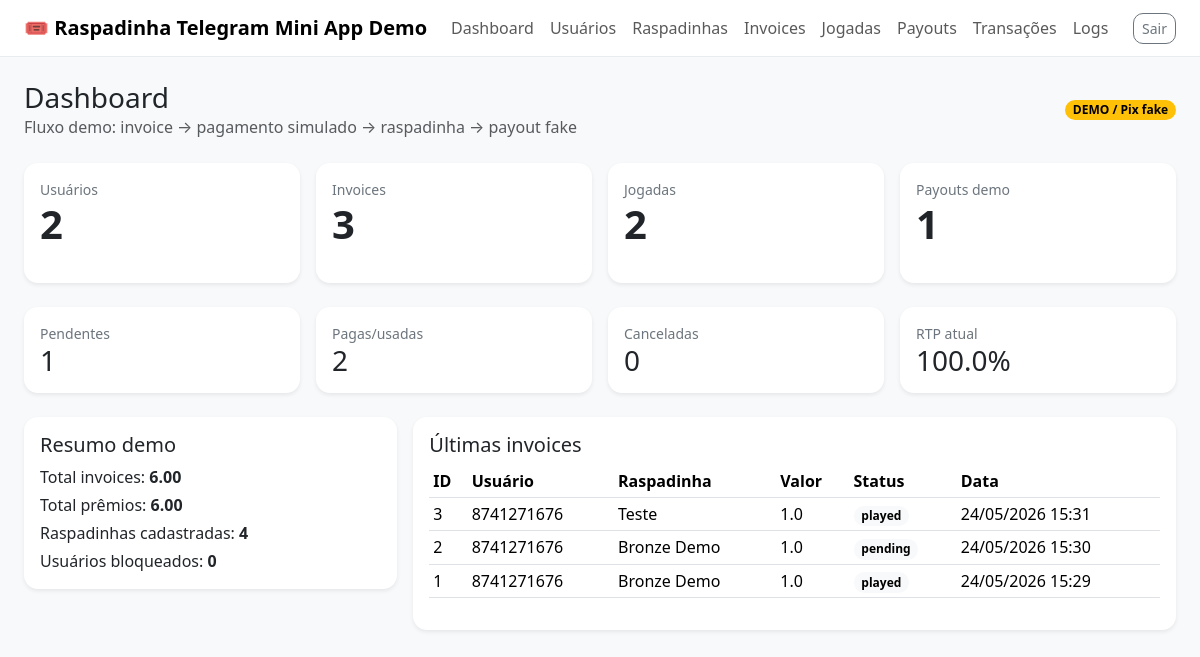
Screenshot of /admin/dashboard (signed in) with the database file from the repository.
### backend/app/models.py (models this page shows)
class Invoice(Base):
    __tablename__ = "invoices"
    id = Column(Integer, primary_key=True, index=True)
    user_id = Column(Integer, ForeignKey("users.id"), nullable=False)
    scratch_card_id = Column(Integer, ForeignKey("scratch_cards.id"), nullable=False)
    amount = Column(Float, nullable=False)
    status = Column(String(50), default="pending")
    pix_code = Column(Text, nullable=True)
    player_pix_key = Column(String(255), nullable=True)
    pix_confirmed_at = Column(DateTime, nullable=True)
    paid_at = Column(DateTime, nullable=True)
    canceled_at = Column(DateTime, nullable=True)
    created_at = Column(DateTime, default=datetime.utcnow)
    user = relationship("User", back_populates="invoices")
    scratch_card = relationship("ScratchCard", back_populates="invoices")
    play = relationship("ScratchPlay", back_populates="invoice", uselist=False)

class User(Base):
    __tablename__ = "users"
    id = Column(Integer, primary_key=True, index=True)
    telegram_id = Column(Integer, unique=True, nullable=False, index=True)
    username = Column(String(255), nullable=True)
    first_name = Column(String(255), nullable=True)
    status = Column(String(50), default="active")
    created_at = Column(DateTime, default=datetime.utcnow)
    updated_at = Column(DateTime, default=datetime.utcnow)
    invoices = relationship("Invoice", back_populates="user")
    plays = relationship("ScratchPlay", back_populates="user")
    transactions = relationship("Transaction", back_populates="user")
    payouts = relationship("Payout", back_populates="user")

class ScratchCard(Base):
    __tablename__ = "scratch_cards"
    id = Column(Integer, primary_key=True, index=True)
    name = Column(String(255), nullable=False)
    description = Column(Text, nullable=True)
    price = Column(Float, nullable=False)
    max_prize = Column(Float, nullable=False)
    rtp = Column(Float, default=0.0)  # legado; agora o app calcula automaticamente
    match_count = Column(Integer, default=3)
    cover_image = Column(String(500), nullable=True)
    active = Column(Boolean, default=True)
    created_at = Column(DateTime, default=datetime.utcnow)
    prizes = relationship("ScratchPrize", back_populates="scratch_card", cascade="all, delete-orphan")
    plays = relationship("ScratchPlay", back_populates="scratch_card")
    invoices = relationship("Invoice", back_populates="scratch_card")

### backend/app/routers/admin.py (the view)
@router.get("/dashboard", response_class=HTMLResponse)
def dashboard(request: Request, db: Session = Depends(get_db)):
    redirect = redirect_if_not_admin(request)
    if redirect: return redirect
    users_count = db.query(User).count(); cards_count = db.query(ScratchCard).count(); plays_count = db.query(ScratchPlay).count()
    blocked_count = db.query(User).filter(User.status == "blocked").count(); invoices_count = db.query(Invoice).count()
    pending_invoices = db.query(Invoice).filter(Invoice.status == "pending").count()
    paid_invoices = db.query(Invoice).filter(Invoice.status.in_(["paid", "pix_confirmed", "played"])).count()
    canceled_invoices = db.query(Invoice).filter(Invoice.status == "canceled").count(); payouts_count = db.query(Payout).count()
    totals = db.query(func.coalesce(func.sum(Invoice.amount), 0), func.coalesce(func.sum(ScratchPlay.prize), 0)).first()
    total_invoice_amount = float(totals[0] or 0); total_prize = float(totals[1] or 0)
    rtp = round((total_prize / total_invoice_amount) * 100, 2) if total_invoice_amount > 0 else 0
    recent_invoices = db.query(Invoice).order_by(Invoice.created_at.desc()).limit(8).all()
    recent_plays = db.query(ScratchPlay).order_by(ScratchPlay.created_at.desc()).limit(8).all()
    return tpl(request, "admin/dashboard.html", locals())

### backend/app/templates/admin/dashboard.html
{% extends "admin/base.html" %}
{% block content %}
<div class="d-flex justify-content-between align-items-center mb-4">
    <div>
        <h1 class="h3 mb-0">Dashboard</h1>
        <p class="text-muted mb-0">Fluxo demo: invoice → pagamento simulado → raspadinha → payout fake</p>
    </div>
    <span class="badge text-bg-warning">DEMO / Pix fake</span>
</div>
<div class="row g-3 mb-4">
    <div class="col-md-3">
        <div class="card shadow-sm metric-card">
            <div class="card-body">
                <div class="small-muted">Usuários</div>
                <div class="display-6 fw-bold">{{ users_count }}</div>
            </div>
        </div>
    </div>
    <div class="col-md-3">
        <div class="card shadow-sm metric-card">
            <div class="card-body">
                <div class="small-muted">Invoices</div>
                <div class="display-6 fw-bold">{{ invoices_count }}</div>
            </div>
        </div>
    </div>
    <div class="col-md-3">
        <div class="card shadow-sm metric-card">
            <div class="card-body">
                <div class="small-muted">Jogadas</div>
                <div class="display-6 fw-bold">{{ plays_count }}</div>
            </div>
        </div>
    </div>
    <div class="col-md-3">
        <div class="card shadow-sm metric-card">
            <div class="card-body">
                <div class="small-muted">Payouts demo</div>
                <div class="display-6 fw-bold">{{ payouts_count }}</div>
            </div>
        </div>
    </div>
</div>
<div class="row g-3 mb-4">
    <div class="col-md-3">
        <div class="card shadow-sm">
            <div class="card-body">
                <div class="small-muted">Pendentes</div>
                <div class="h3 mb-0">{{ pending_invoices }}</div>
            </div>
        </div>
    </div>
    <div class="col-md-3">
        <div class="card shadow-sm">
            <div class="card-body">
                <div class="small-muted">Pagas/usadas</div>
                <div class="h3 mb-0">{{ paid_invoices }}</div>
            </div>
        </div>
    </div>
    <div class="col-md-3">
        <div class="card shadow-sm">
            <div class="card-body">
                <div class="small-muted">Canceladas</div>
                <div class="h3 mb-0">{{ canceled_invoices }}</div>
            </div>
        </div>
    </div>
    <div class="col-md-3">
        <div class="card shadow-sm">
            <div class="card-body">
                <div class="small-muted">RTP atual</div>
                <div class="h3 mb-0">{{ rtp }}%</div>
            </div>
        </div>
    </div>
</div>
<div class="row g-3">
    <div class="col-lg-4">
        <div class="card shadow-sm">
            <div class="card-body">
                <h2 class="h5">Resumo demo</h2>
                <p class="mb-1">Total invoices: <strong>{{ "%.2f"|format(total_invoice_amount) }}</strong></p>
                <p class="mb-1">Total prêmios: <strong>{{ "%.2f"|format(total_prize) }}</strong></p>
                <p class="mb-1">Raspadinhas cadastradas: <strong>{{ cards_count }}</strong></p>
                <p class="mb-0">Usuários bloqueados: <strong>{{ blocked_count }}</strong></p>
            </div>
        </div>
    </div>
    <div class="col-lg-8">
        <div class="card shadow-sm">
            <div class="card-body">
                <h2 class="h5">Últimas invoices</h2>
                <div class="table-responsive">
                    <table class="table table-sm">
                        <thead>
                        <tr>
                            <th>ID</th>
                            <th>Usuário</th>
                            <th>Raspadinha</th>
                            <th>Valor</th>
                            <th>Status</th>
                            <th>Data</th>
                        </tr>
                        </thead>
                        <tbody>
                        {% for i in recent_invoices %}
                        <tr>
                            <td>{{ i.id }}</td>
                            <td>{{ i.user.username or i.user.telegram_id }}</td>
                            <td>{{ i.scratch_card.name }}</td>
                            <td>{{ i.amount }}</td>
                            <td><span class="badge text-bg-light">{{ i.status }}</span></td>
                            <td>{{ i.created_at.strftime("%d/%m/%Y %H:%M") }}</td>
                        </tr>
                        {% else %}
                        <tr><td colspan="6" class="text-muted">Nenhuma invoice ainda.</td></tr>
                        {% endfor %}
                        </tbody>
                    </table>
                </div>
            </div>
        </div>
    </div>
{% endblock %}

### backend/app/static/css/style.css (style rules this page uses)
body { background: #f8f9fa; }
.card { border: 0; border-radius: 14px; }
.table { vertical-align: middle; }
.badge { border-radius: 999px; }
.metric-card { min-height: 120px; }
.small-muted { color: #6c757d; font-size: .875rem; }

### rows the page displays
Invoice: id "3", user "8741271676", scratch_card.name "Teste", amount "1.0", status "played", created_at "24/05/2026 15:31"
Invoice: id "2", user "8741271676", scratch_card.name "Bronze Demo", amount "1.0", status "pending", created_at "24/05/2026 15:30"
Invoice: id "1", user "8741271676", scratch_card.name "Bronze Demo", amount "1.0", status "played", created_at "24/05/2026 15:29"

### other values shown
{{ app_name }} "Raspadinha Telegram Mini App Demo"
{{ users_count }} "2"
{{ invoices_count }} "3"
{{ plays_count }} "2"
{{ payouts_count }} "1"
{{ pending_invoices }} "1"
{{ paid_invoices }} "2"
{{ canceled_invoices }} "0"
{{ rtp }} "100.0"
{{ "%.2f"|format(total_invoice_amount) }} "6.00"
{{ "%.2f"|format(total_prize) }} "6.00"
{{ cards_count }} "4"
{{ blocked_count }} "0"
